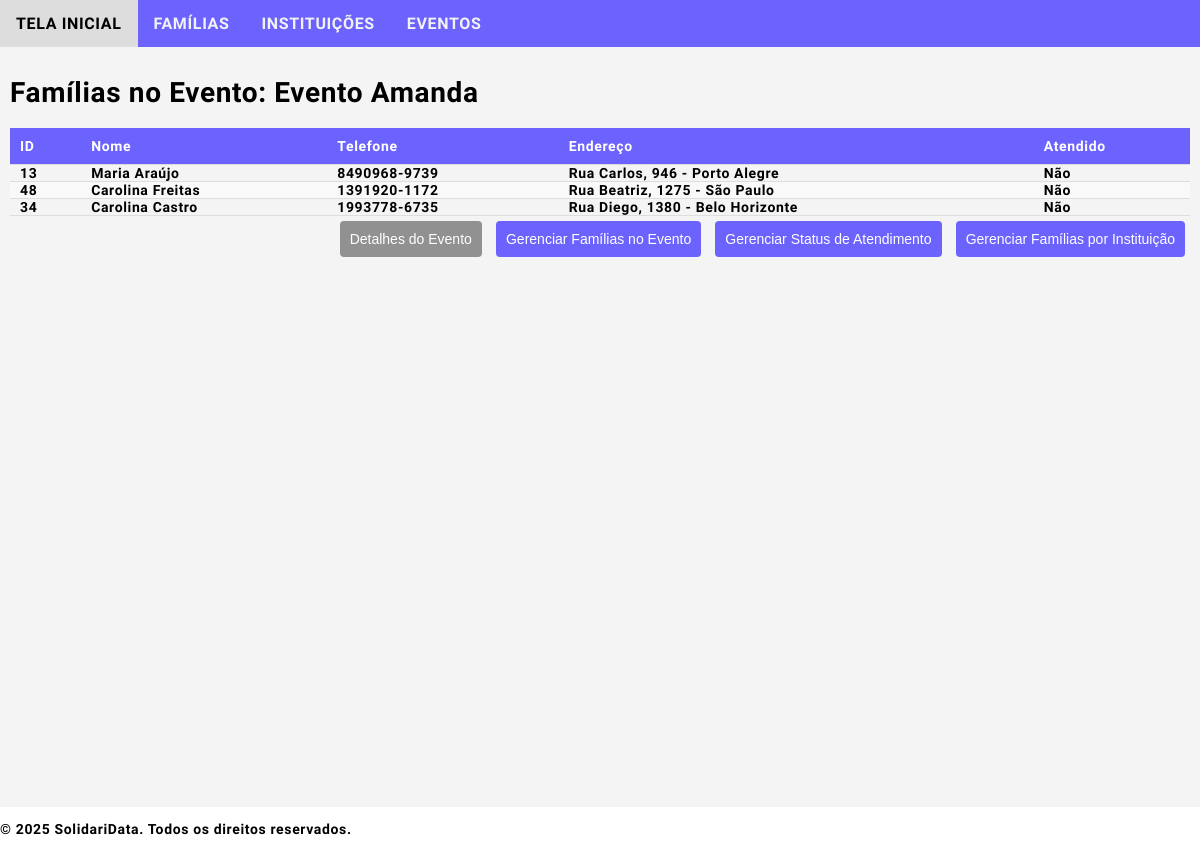
The app's page /sdata/events/23/families/, older data.
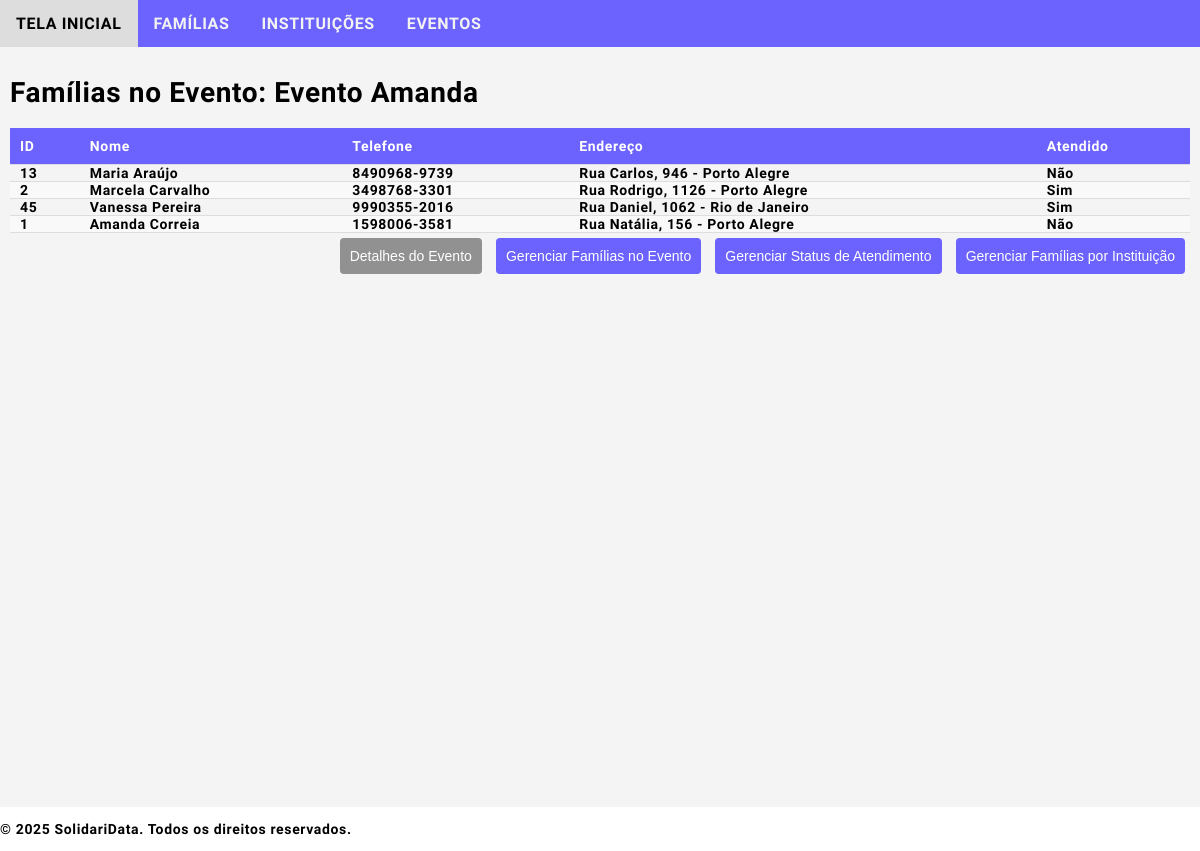
The same page, newer data.
### sdata/models.py (models this page shows, shortened)
class Event(models.Model):
    event_id = models.AutoField(primary_key=True)
    event_name = models.CharField(max_length=100, db_index=True)
    event_date = models.DateField()
    event_location_street = models.CharField(max_length=65)
    event_location_number = models.CharField(max_length=10)
    event_location_neighborhood = models.CharField(max_length=65)
    event_location_city = models.CharField(max_length=65)
    event_location_state = models.CharField(max_length=2, choices=Family.BRAZILIAN_STATES, blank=True, default='SP')
    event_location_zipcode = models.CharField(max_length=10, blank=True)
    event_location_complement = models.CharField(max_length=255, blank=True)
    event_institution = models.ForeignKey(
        Institution,
        on_delete=models.SET_NULL,  # Use SET_NULL to allow the field to be null if the institution is deleted
        blank=True,
        null=True,  # Add null=True to allow null values
        related_name="events"
    )
    event_website = models.URLField(blank=True)
    event_social_media = models.CharField(max_length=255, blank=True)
    event_contact_person = models.CharField(max_length=100, blank=True)
    event_contact_phone = models.CharField(max_length=15, blank=True)
    event_contact_email = models.EmailField(blank=True)
    event_description = models.TextField(blank=True)
    event_note = models.TextField(blank=True)
    event_created = models.DateTimeField(auto_now_add=True)
    event_updated = models.DateTimeField(auto_now=True)

class FamilyEvent(models.Model):
    family_event_id = models.AutoField(primary_key=True)
    family_event_family = models.ForeignKey(Family, on_delete=models.CASCADE, related_name="family_events", db_index=True)
    family_event_event = models.ForeignKey(Event, on_delete=models.CASCADE, related_name="family_events", db_index=True)
    family_event_registration_date = models.DateTimeField(auto_now_add=True)
    served = models.BooleanField(default=False)  # Field to track if the family was served

class Family(models.Model):
    BRAZILIAN_STATES = [('AC', 'Acre'),('AL', 'Alagoas'),('AP', 'Amapá'),('AM', 'Amazonas'),('BA', 'Bahia'),('CE', 'Ceará'),
        ('DF', 'Distrito Federal'),('ES', 'Espírito Santo'),('GO', 'Goiás'),('MA', 'Maranhão'),('MT', 'Mato Grosso'),
        ('MS', 'Mato Grosso do Sul'),('MG', 'Minas Gerais'),('PA', 'Pará'),('PB', 'Paraíba'),('PR', 'Paraná'),('PE', 'Pernambuco'),
        ('PI', 'Piauí'),('RJ', 'Rio de Janeiro'),('RN', 'Rio Grande do Norte'),('RS', 'Rio Grande do Sul'),('RO', 'Rondônia'),
        ('RR', 'Roraima'),('SC', 'Santa Catarina'),('SP', 'São Paulo'),('SE', 'Sergipe'),('TO', 'Tocantins'),
    ]
    family_id = models.AutoField(primary_key=True)
    family_representative_name = models.CharField(max_length=100, db_index=True)
    family_representative_gender = models.CharField(max_length=10, choices=[('masculino', 'Masculino'), ('feminino', 'Feminino'), ('outro', 'Outro')], blank=True)
    family_representative_birthdate = models.DateField(null=True, blank=True)
    family_representative_id = models.CharField(max_length=14, unique=True)
    family_address_street = models.CharField(max_length=65)
    family_address_number = models.CharField(max_length=10)
    family_address_neighborhood = models.CharField(max_length=65)
    family_address_city = models.CharField(max_length=65)
    family_address_state = models.CharField(max_length=2, choices=BRAZILIAN_STATES, blank=True, default='SP')
    family_address_zipcode = models.CharField(max_length=10, blank=True)
    family_address_complement = models.CharField(max_length=255, blank=True)
    family_phone = models.CharField(max_length=15, blank=True)
    family_note = models.TextField(blank=True)
    family_created = models.DateTimeField(auto_now_add=True)
    family_updated = models.DateTimeField(auto_now=True)

### sdata/views.py (the view)
# urls.py: path('sdata/events/<int:event_pk>/families/', views.event_family_list, name='event_family_list'),
def event_family_list(request, event_pk):
    event = get_object_or_404(Event, pk=event_pk)
    families_in_event = FamilyEvent.objects.filter(family_event_event=event)
    return render(request, 'sdata/event_family_list.html', {
        'event': event,
        'families_in_event': families_in_event,
    })

### sdata/templates/sdata/event_family_list.html
{% extends "sdata/base.html" %}
{% block content %}
<h1>Famílias no Evento: {{ event.event_name }}</h1>
<table>
    <thead>
        <tr>
            <th>ID</th>
            <th>Nome</th>
            <th>Telefone</th>
            <th>Endereço</th>
            <th>Atendido</th>
        </tr>
    </thead>
    <tbody>
        {% for family_event in families_in_event %}
        <tr>
            <td>{{ family_event.family_event_family.family_id }}</td>
            <td>{{ family_event.family_event_family.family_representative_name }}</td>
            <td>{{ family_event.family_event_family.family_phone }}</td>
            <td>{{ family_event.family_event_family.family_address_street }}, {{ family_event.family_event_family.family_address_number }} - {{ family_event.family_event_family.family_address_city }}</td>
            <td>
                {% if family_event.served %}
                    Sim
                {% else %}
                    Não
                {% endif %}
            </td>
        </tr>
        {% empty %}
        <tr>
            <td colspan="5" style="text-align: center;">Nenhuma família associada a este evento.</td>
        </tr>
        {% endfor %}
    </tbody>
</table>
<div class="form-actions">
    <button type="button" class="btn-secondary" onclick="window.location.href='{% url 'event_detail' event.pk %}'">
        Detalhes do Evento
    </button>
    <button type="button" class="btn-primary" onclick="window.location.href='{% url 'manage_event_families' event.pk %}'">
        Gerenciar Famílias no Evento
    </button>
    <button type="button" class="btn-primary" onclick="window.location.href='{% url 'manage_served_status' event.pk %}'">
        Gerenciar Status de Atendimento
    </button>
    <button type="button" class="btn-primary" onclick="window.location.href='{% url 'manage_family_institution' event.pk %}'">
        Gerenciar Famílias por Instituição
    </button>
</div>
{% endblock %}

### sdata/templates/sdata/base.html (shortened to what this page needs)
{% load static %}
<!DOCTYPE html>
<html lang="pt-BR">
    <head>
        <link rel="stylesheet" href="{% static 'sdata/styles.css' %}">
    </head>
    <body>
        <div class="wrapper">
            <div class="topnav">
                <a href="{% url 'home' %}" class="{% if request.resolver_match.url_name == 'home' %}active{% endif %}">TELA INICIAL</a>
                <a href="{% url 'family_list' %}" class="">FAMÍLIAS</a>
                <a href="{% url 'institution_list' %}" class="">INSTITUIÇÕES</a>
                <a href="{% url 'event_list' %}" class="">EVENTOS</a>
            </div>
            <main>
                <div class="container">
                    <div class="content">
                        {% block content %}
                        {% endblock %}
                    </div>
                </div>
            </main>
            <footer>
                <div class="footer">
                    <p>&copy; 2025 SolidariData. Todos os direitos reservados.</p>
                </div>
            </footer>
        </div>
    </body>
</html>

### sdata/static/sdata/styles.css (style rules this page uses)
body { margin:0; font: 600 14px 'Source Sans Pro', sans-serif; letter-spacing: 0.64px; color: #000000; }
.topnav { background-color:#6c63ff; color:#ffffff; overflow: hidden; padding:0px; }
.topnav a { float: left; display: block; color: #f2f2f2; text-align: center; padding: 14px 16px; text-decoration: none; font-size: 16px; transition: 0.5s; }
main { padding: 10px; background-color: #f4f4f4; min-height: calc(100vh - 60px); }
button { display: inline-block; padding: 10px 10px; margin: 5px 5px; border: none; border-radius: 4px; font-size: 14px; cursor: pointer; transition: 0.5s; }
button.btn-primary { background-color: #6c63ff; color: #fff; }
button.btn-secondary { background-color: #919191; color: #fff; }
.form-actions { text-align: right; }
table { width: 100%; border-collapse: collapse; margin: 0px 0; table-layout: auto; border-collapse: collapse; }
th, td { padding: 10px; text-align: left; border-bottom: 1px solid #ddd; margin: 0px 10px; width: auto; }
th { background-color: #6c63ff; text-align: left; color: white; }
td { padding: 0px 10px; }
tbody > tr:nth-of-type(even) { background-color: #f9f9f9; }

Row changes from the older to the newer data that the page shows:
removed FamilyEvent: family_event_family.family_id "48", family_event_family.family_representative_name "Carolina Freitas", family_event_family.family_phone "1391920-1172", family_event_family.family_address_street "Rua Beatriz", family_event_family.family_address_number "1275", family_event_family.family_address_city "São Paulo", served "Não"
removed FamilyEvent: family_event_family.family_id "34", family_event_family.family_representative_name "Carolina Castro", family_event_family.family_phone "1993778-6735", family_event_family.family_address_street "Rua Diego", family_event_family.family_address_number "1380", family_event_family.family_address_city "Belo Horizonte", served "Não"
added FamilyEvent: family_event_family.family_id "2", family_event_family.family_representative_name "Marcela Carvalho", family_event_family.family_phone "3498768-3301", family_event_family.family_address_street "Rua Rodrigo", family_event_family.family_address_number "1126", family_event_family.family_address_city "Porto Alegre", served "Sim"
added FamilyEvent: family_event_family.family_id "45", family_event_family.family_representative_name "Vanessa Pereira", family_event_family.family_phone "9990355-2016", family_event_family.family_address_street "Rua Daniel", family_event_family.family_address_number "1062", family_event_family.family_address_city "Rio de Janeiro", served "Sim"
added FamilyEvent: family_event_family.family_id "1", family_event_family.family_representative_name "Amanda Correia", family_event_family.family_phone "1598006-3581", family_event_family.family_address_street "Rua Natália", family_event_family.family_address_number "156", family_event_family.family_address_city "Porto Alegre", served "Não"
